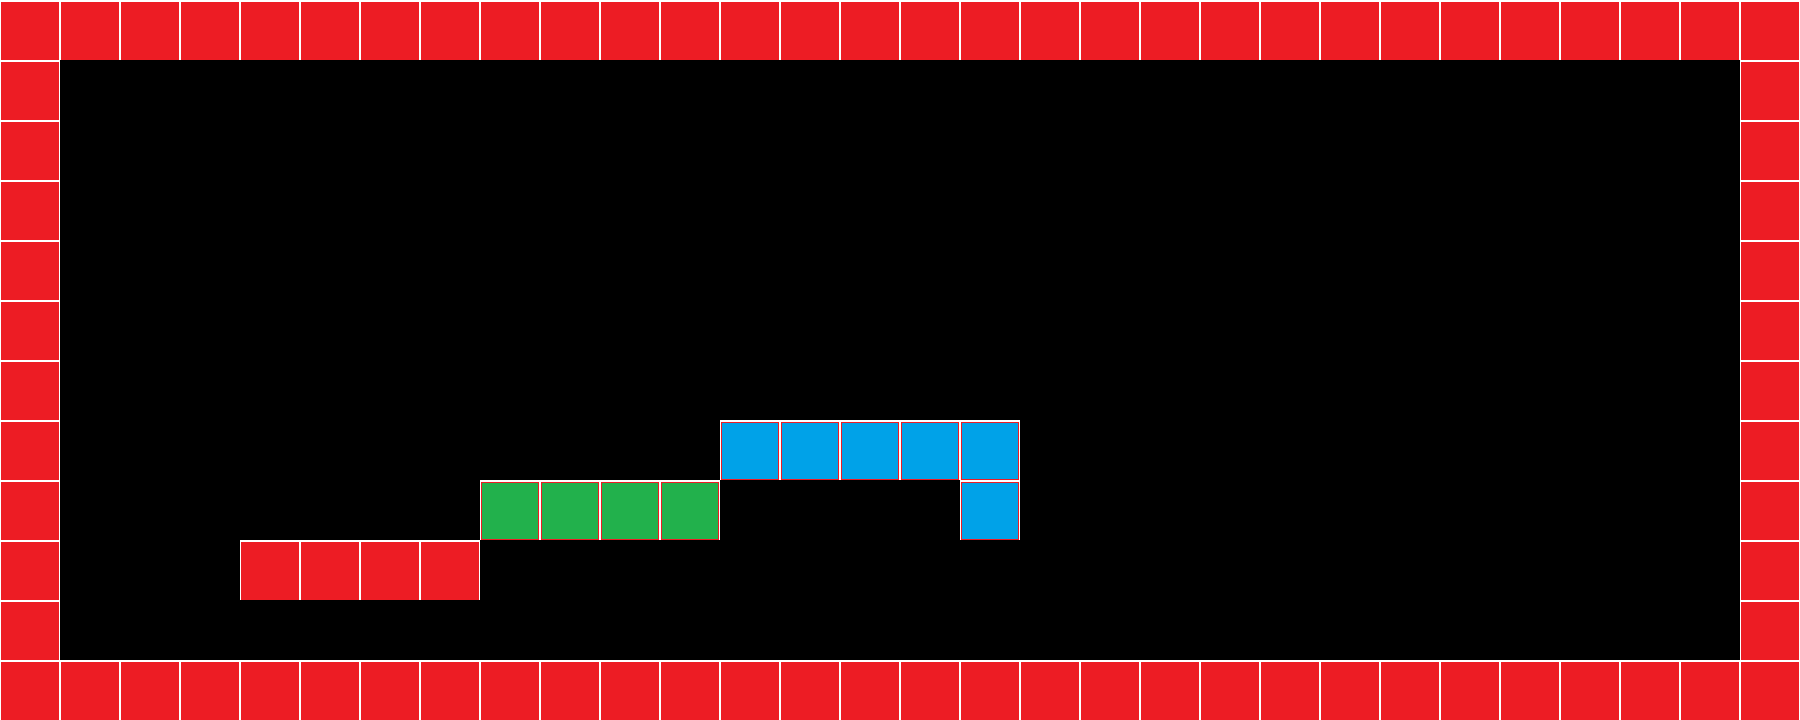

A level layout from a 2D game, rendered from its tile map. Below: a short description, then the map file with tile-grid data replaced by summaries:
An orthogonal 30x12 tile map with 60x60 px tiles, 1 tile layer (red).

<map version="1.0" orientation="orthogonal" renderorder="right-down" width="30" height="12" tilewidth="60" tileheight="60" nextobjectid="1">
 <tileset firstgid="1" name="pp" tilewidth="60" tileheight="60" tilecount="3">
  <image source="pp.png" width="182" height="63" />
 </tileset>
 <layer name="red" width="30" height="12">
  <data>[360 cells, 94 non-empty, 3 distinct tile ids]</data>
 </layer>
</map>
